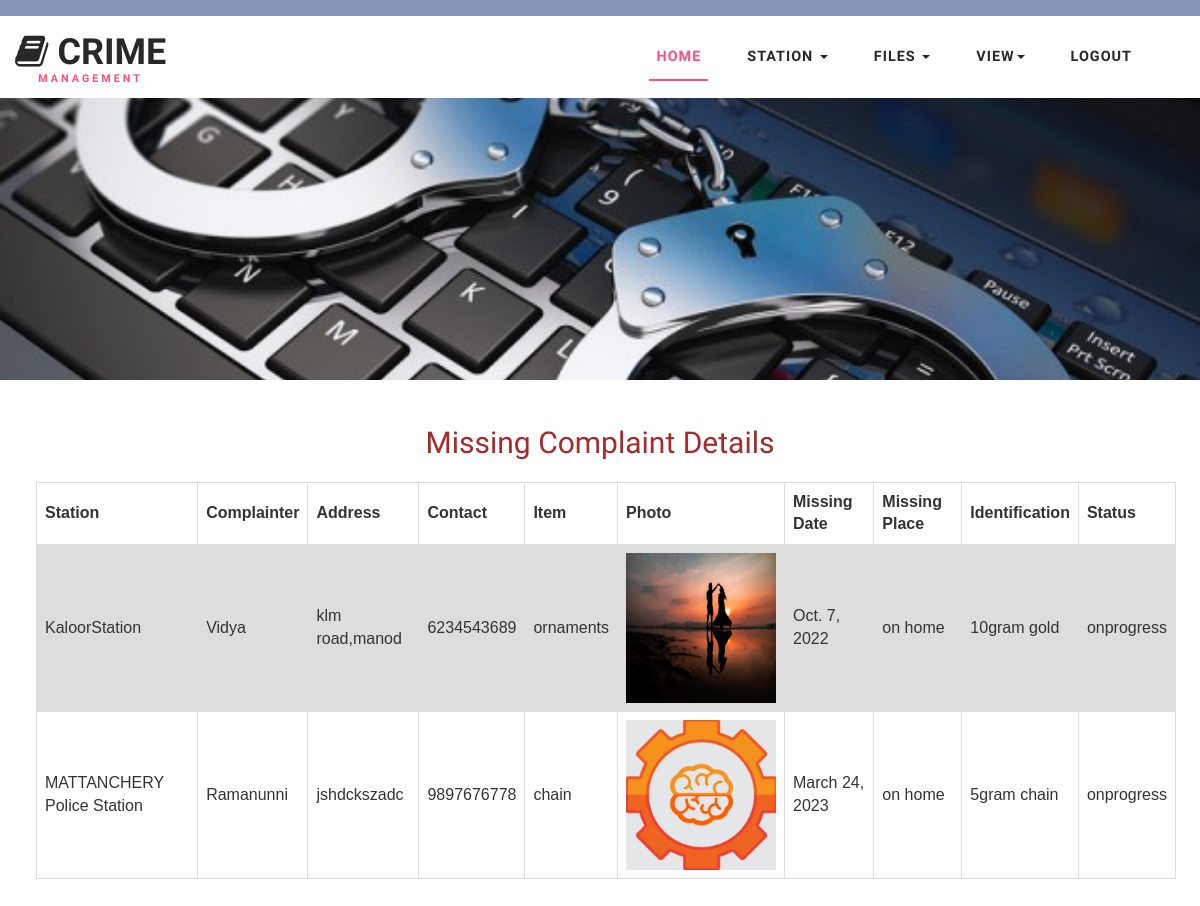
Page /adminviewmissingitems on the committed database.
### crimeapp/models.py (models this page shows)
class Missingitems(models.Model):
    sid=models.ForeignKey(Station,on_delete=models.CASCADE,blank=True,null=True)
    pid=models.ForeignKey(Publicuser,on_delete=models.CASCADE,blank=True,null=True)
    name=models.CharField(max_length=100)
    identification=models.CharField(max_length=100)
    datemissing=models.DateField()
    placemissing=models.CharField(max_length=100)
    photo=models.ImageField()
    status=models.CharField(max_length=100)

class Station(models.Model):
    name=models.CharField(max_length=100)
    address=models.CharField(max_length=100)
    email=models.CharField(max_length=100)
    contact=models.CharField(max_length=100)
    district=models.CharField(max_length=100,null=True)

class Publicuser(models.Model):
    name=models.CharField(max_length=100)
    address=models.CharField(max_length=100)
    email=models.CharField(max_length=100)
    contact=models.CharField(max_length=100)
    vid=models.CharField(max_length=100,null=True)
    aid=models.CharField(max_length=100,null=True)

### crimeapp/views.py (the view)
# urls.py: path('adminviewmissingitems', views.adminviewmissingitems),
def adminviewmissingitems(request):
    data = Missingitems.objects.exclude(status='completed')
    return render(request, 'adminviewmissingdetails.html', {'data': data})

### template/adminviewmissingdetails.html (shortened to what this page needs)
{% extends 'adminheader.html' %}
{% block content1 %}
<form method="POST">
<br>
<br>
<h2 align="center" style="color:brown">Missing Complaint Details</h2>
<br>
<table class="customers">
<tr>
    <th>Station</th>
    <th>Complainter</th>
    <th>Address</th>
    <th>Contact</th>
    <th>Item</th>
    <th>Photo</th>
    <th>Missing Date</th>
    <th>Missing Place</th>
    <th>Identification</th>
    <th colspan="2">Status</th>
</tr>
    {% for x in data %}
    <tr>
        <td>{{x.sid.name}}</td>
        <td>{{x.pid.name}}</td>
        <td>{{x.pid.address}}</td>
        <td>{{x.pid.contact}}</td>
        <td>{{x.name}}</td>
        <td><img src="static/media/{{x.photo}}" height="150px"width="150px"></img></td>
        <td>{{x.datemissing}}</td>
        <td>{{x.placemissing}}</td>
        <td>{{x.identification}}</td>
        <td>{{x.status}}</td>
          </tr>
    {% endfor %}
</table>
<br>
<br>
<br>
<br>
<br>
<br>
<br>
<br>
</form>
{% endblock %}

### static/css/style.css (style rules this page uses)
html, body { margin: 0; font-size: 100%; background: #fff; font-family: 'Work Sans', sans-serif; }
h1, h2, h3, h4, h5, h6 { margin: 0; font-family: 'Work Sans', sans-serif; }

### template/adminviewmissingdetails.html (style rules this page uses)
table { font-family: arial, sans-serif; border-collapse: collapse; width: 95%; margin-left: 3%; border: #000000; }
td, th { border: 1px solid #dddddd; text-align: left; padding: 8px; }
tr:nth-child(even) { background-color: #dddddd; }

### rows in the picture
Missingitems: sid.name "KaloorStation", pid.name "Vidya", pid.address "klm road,manod", pid.contact "6234543689", name "ornaments", photo (picture), datemissing "Oct. 7, 2022", placemissing "on home", identification "10gram gold", status "onprogress"
Missingitems: sid.name "MATTANCHERY Police Station", pid.name "Ramanunni", pid.address "jshdckszadc", pid.contact "9897676778", name "chain", photo (picture), datemissing "March 24, 2023", placemissing "on home", identification "5gram chain", status "onprogress"
